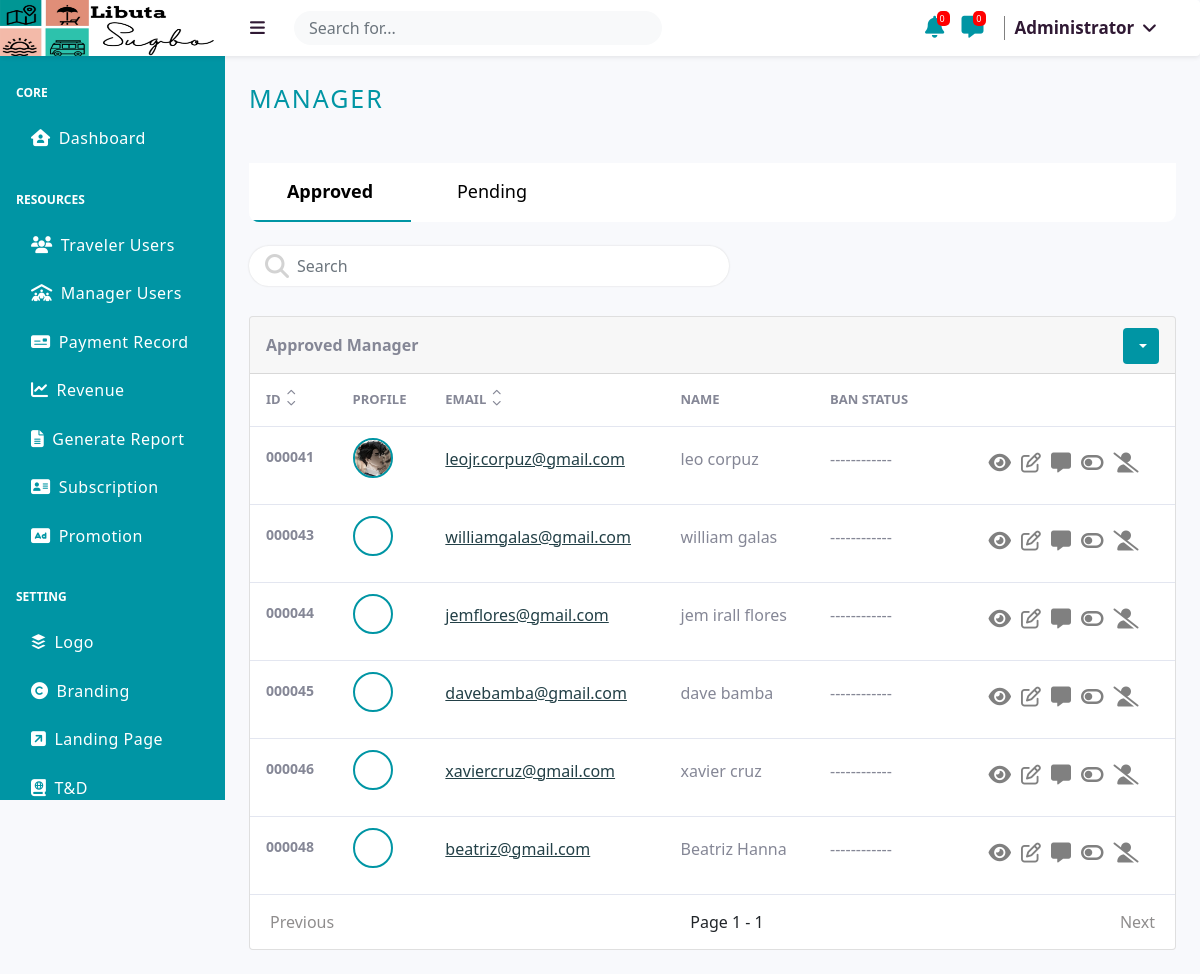
The page /src/administrator/manager.php?id=asc (signed in) on the database its author committed.
### tables this page shows
CREATE TABLE `logo` (
  `id` int(255) NOT NULL,
  `image` varchar(255) NOT NULL
);

CREATE TABLE `users` (
  `id` int(255) NOT NULL,
  `first_name` varchar(255) NOT NULL,
  `middle_name` varchar(255) NOT NULL,
  `last_name` varchar(255) NOT NULL,
  `email` varchar(255) NOT NULL,
  `phone` varchar(255) NOT NULL,
  `password` varchar(255) NOT NULL,
  `type` varchar(255) NOT NULL,
  `maneger_type` varchar(255) DEFAULT NULL,
  `subcribed_at` timestamp NULL DEFAULT NULL,
  `image` varchar(255) NOT NULL,
  `status` varchar(255) NOT NULL,
  `block_status` varchar(255) NOT NULL
);

### src/administrator/_TABLE_UI/active-manager-table.php (the view, shortened to what the rows shown need)
<?php
                        $User = new User;
                        $status = $User::STATUS_ACTIVE;
                        $type = $User::USER_TYPE_MANAGER;
                        include '_UI_SORTING_FETCHING/manager-fetch.php';
                    ?>
                    <div class="card mb-4">
                        <div class="card-body-table overflowtables">
                            <?php if($display>0): ?>
                            <table class="tablenew">
                                <thead class="hideafter">
                                    <tr>
                                    <?php if(isset($_GET['search'])): ?>
                                        <th scope="col">
                                            <div class="d-flex">
                                                <span>ID </span>
                                                <div class="sorted-table">
                                                    <div><a href="?search=<?php echo $_GET['search'] ?>&id=asc"><i class="fas fa-chevron-up"></i></a></div>
                                                    <div><a href="?search=<?php echo $_GET['search'] ?>&id=desc"><i class="fas fa-chevron-down"></i></a></div>
                                                </div>
                                            </div>
                                        </th>
                                        <th scope="col">Profile</th>
                                        <th scope="col">
                                            <div class="d-flex">
                                                <span>Email</span>
                                                <div class="sorted-table">
                                                    <div><a href="?search=<?php echo $_GET['search'] ?>&email=asc"><i class="fas fa-chevron-up"></i></a></div>
                                                    <div><a href="?search=<?php echo $_GET['search'] ?>&email=desc"><i class="fas fa-chevron-down"></i></a></div>
                                                </div>
                                            </div>
                                        </th>
                                        <th scope="col">Name</th>
                                        <th scope="col">Ban Status</th>
                                        <th scope="col"></th>
                                    <?php else: ?>
                                        <th scope="col">
                                            <div class="d-flex">
                                                <span>ID </span>
                                                <div class="sorted-table">
                                                    <div><a href="?id=asc"><i class="fas fa-chevron-up"></i></a></div>
                                                    <div><a href="?id=desc"><i class="fas fa-chevron-down"></i></a></div>
                                                </div>
                                            </div>
                                        </th>
                                        <th scope="col">Profile</th>
                                        <th scope="col">
                                            <div class="d-flex">
                                                <span>Email</span>
                                                <div class="sorted-table">
                                                    <div><a href="?email=asc"><i class="fas fa-chevron-up"></i></a></div>
                                                    <div><a href="?email=desc"><i class="fas fa-chevron-down"></i></a></div>
                                                </div>
                                            </div>
                                        </th>
                                        <th scope="col">Name</th>
                                        <th scope="col">Ban Status</th>
                                        <th scope="col"></th>
                                    <?php endif; ?>
                                    </tr>
                                </thead>
                                <tbody class="hideafter">
                                    <?php foreach ($display as $dis): ?>
                                        <tr class="<?php echo $dis['id']; ?>" id="<?php echo $dis['id']; ?>">
                                            <td id="idss"><?php echo sprintf('%06d', $dis['id'])?></td>
                                            <td>
                                                <div class="circular--landscape">
                                                    <img id="vievimage" src="../images/users/<?php echo $dis['image']; ?>" alt="">
                                                </div>
                                            </td>
                                            <td><a href="view/manager-data?manager_id=<?php  echo $dis['id']; ?>"><?php echo $dis['email']; ?></a></td>
                                            <td data-target="name"><?php echo $dis['first_name'].' '.$dis['last_name']; ?></td>
                                            <td><?php
                                                if($dis['block_status']==$User::BLOCK_STATUS_TEMPORARY){
                                                    echo "TEMPORARY BAN";
                                                }elseif($dis['block_status']==$User::BLOCK_STATUS_PERMANENTLY){
                                                    echo "PERMANENTLY BAN";
                                                }else{
                                                    echo "------------";
                                                }
                                            ?></td>
                                            <td id="btn">
                                            <td id="btn">
                                                <div class="d-flex">
                                                    <span class="tip_view_container">
                                                        <i class="fa-solid fa-eye btns" id="showinfo" data-id="<?php echo $dis['id']; ?>"></i>
                                                    </span>
                                                    <?php if($dis['block_status']==$User::BLOCK_STATUS_PERMANENTLY): ?>
                                                        <?php else: ?>
                                                        <?php if($dis['block_status']==$User::BLOCK_STATUS_TEMPORARY): ?>
                                                            <span class="tip_update_container">
                                                            <i class="far fa-edit btns" id="updateuser" data-id="<?php echo $dis['id']; ?>"></i>
                                                            <span class="tip_update">Update</span>
                                                            </span>
                                                            <span class="tip_message_container">
                                                                <i class="fa-solid fa-message btns" id="message" data-id="<?php echo $dis['id']; ?>"></i>
                                                                <span class="tip_message">Message</span>
                                                            </span>
                                                            <span class="tip_unban_container">
                                                                <i class="fas fa-toggle-on btns" id="unblockuser" data-id="<?php echo $dis['id'] ?>"></i>
                                                                <span class="tip_unban">Unban</span>
                                                            </span>
                                                            <span class="tip_perma_container">
                                                                <i class="fas fa-user-slash" id="deleteuser" data-id="<?php echo $dis['id']; ?>"></i>
                                                                <span class="tip_perma">Permanently Ban</span>
                                                            </span>
                                                        <?php else: ?>
                                                            <span class="tip_update_container">
                                                            <i class="far fa-edit btns" id="updateuser" data-id="<?php echo $dis['id']; ?>"></i>
                                                            </span>
                                                            <span class="tip_message_container">
                                                                <i class="fa-solid fa-message btns" id="message" data-id="<?php echo $dis['id']; ?>"></i>
                                                            </span>
                                                            <span class="tip_temp_container">
                                                                <i class="fas fa-toggle-off btns"  id="blockuser" data-id="<?php echo $dis['id']; ?>"></i>
                                                            </span>
                                                            <span class="tip_perma_container">
                                                                <i class="fas fa-user-slash" id="deleteuser" data-id="<?php echo $dis['id']; ?>"></i>
                                                            </span>
                                                        <?php endif; ?>
                                                    <?php endif; ?>
                                                </div>
                                            </td>
                                        </tr>
                                    <?php endforeach; ?>
                                </tbody>
                            </table>
                            <?php else: ?>
                                <div id="emptyss"><i class="fa-solid fa-table-list"></i><p>No Data</p></div>
                            <?php endif; ?>
                        </div>
                    </div>

### src/administrator/_UI/header_1.php (shortened to what the rows shown need)
<?php
$logo = new Logo;
$Getlogo = $logo->Getlogo();
$logoimage = '';
if($Getlogo){
   $logoimage = $Getlogo->image;
}
?>
<a class="navbar-brand display-title-none" href="#">
    <?php if($logoimage): ?>
        <img src="../user/assets/logo/<?php echo $logoimage; ?>" alt="" id="logonav">
    <?php else: ?>
        <p style="margin-left:40px; margin-top:15px;">NO LOGO</p>
    <?php endif; ?>
</a>

### rows shown on the page
logo: image (picture)
users: id "000041", image (picture), email "leojr.corpuz@gmail.com", first_name "leo", last_name "corpuz"
users: id "000043", email "williamgalas@gmail.com", first_name "william", last_name "galas"
users: id "000044", email "jemflores@gmail.com", first_name "jem irall", last_name "flores"
users: id "000045", email "davebamba@gmail.com", first_name "dave", last_name "bamba"
users: id "000046", email "xaviercruz@gmail.com", first_name "xavier", last_name "cruz"
users: id "000048", email "beatriz@gmail.com", first_name "Beatriz", last_name "Hanna"

### other values the page prints
$page "1"
$pages "1"
